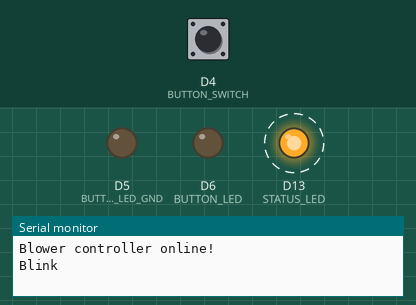
This sketch was run on a simulated Arduino Zero (SAMD21). Shown: output pins drawn as LEDs (lit = HIGH), the last lines printed to the serial monitor. Dashed ring = blinking. The inputs (shaded band) are chosen by the test bench; at power-on: D4 (BUTTON_SWITCH) HIGH. Pins used as bus, display or sensor lines are not drawn.

Above: at 1.2 s.
1.3 s: D4 (BUTTON_SWITCH) pulled LOW for 0.15 s
At 3.8 s:
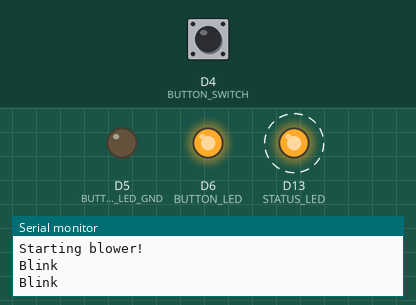
At 49.08 s:
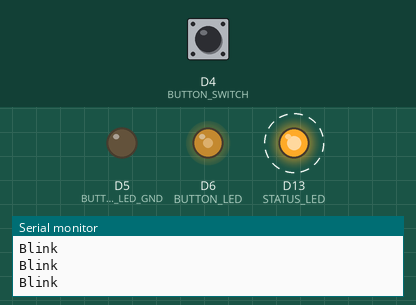
Timing chart, 0 to 50.7 s (numbered marks = the images above; inputs shaded):
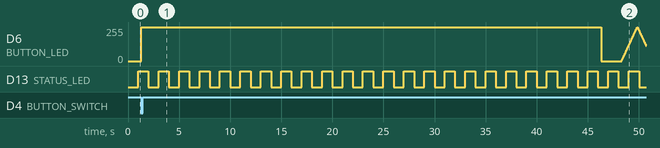

The sketch:

Blower_Controller.ino
```cpp
// (licence header left out)
//#include <avr/wdt.h> //We need watch dog for this program
//SAMD21 does not yet have WDT support under Arduino
#include <SimpleTimer.h> //https://github.com/jfturcot/SimpleTimer

//Hardware definitions
//-=-=-=-=-=-=-=-=-=-=-=-=-=-=-=-=-=-=-=-=-=-=-=-=-=-=-=
#define SSR_CONTROL 12

#define BUTTON_LED 6 //Needs to be PWM
#define BUTTON_LED_GND 5
#define BUTTON_SWITCH 4
#define BUTTON_SWITCH_GND 3

#define STATUS_LED 13
//-=-=-=-=-=-=-=-=-=-=-=-=-=-=-=-=-=-=-=-=-=-=-=-=-=-=-=

SimpleTimer timer;
long secondTimerID; //Keeps track of the blinking 'I'm alive' status LED

unsigned long blowerStarted; //millis time when the blower was started
#define MAX_RUN_TIME (45L * 1000L) //In ms, 45 seconds
//#define MAX_RUN_TIME (3L * 1000L) //Testing

unsigned long timeSinceLastFade; //Keeps track of off time between fades
#define MIN_TIME_BETWEEN_FADES 2000L //Amount of time to be off between fades

char systemState;
#define WAITING 'W'
#define BLOWING 'B'
#define FADING 'F'

int brightness = 0; //Keeps track of our fading LED
int fadeAmount = 5; //How many points to fade the LED by

void setup()
{
  //wdt_reset(); //Pet the dog
  //wdt_disable(); //We don't want the watchdog during init

  SerialUSB.begin(9600);

  pinMode(SSR_CONTROL, OUTPUT);
  digitalWrite(SSR_CONTROL, LOW); //Turn off blower

  pinMode(BUTTON_LED, OUTPUT);
  pinMode(BUTTON_LED_GND, OUTPUT);
  pinMode(BUTTON_SWITCH, INPUT_PULLUP);
  pinMode(BUTTON_SWITCH_GND, OUTPUT);
  pinMode(STATUS_LED, OUTPUT);

  digitalWrite(BUTTON_LED, LOW);
  digitalWrite(BUTTON_LED_GND, LOW);
  digitalWrite(BUTTON_SWITCH_GND, LOW);
  digitalWrite(STATUS_LED, LOW);

  secondTimerID = timer.setInterval(1000L, statusBlink); //Call statusBlink every 1000ms

  systemState = WAITING;
  timeSinceLastFade = millis();

  SerialUSB.println("Blower controller online!");

  //wdt_reset(); //Pet the dog
  //wdt_enable(WDTO_500MS); //Unleash the beast
}

void loop()
{
  //wdt_reset(); //Pet the dog
  timer.run(); //Update any timers we are running

  if (systemState == WAITING || systemState == FADING)
  {
    //Has anyone hit the button?
    if (digitalRead(BUTTON_SWITCH) == LOW)
    {
      SerialUSB.println("Starting blower!");

      digitalWrite(BUTTON_LED, HIGH); //Turn on button LED

      brightness = 0; //Reset brightness when the next fade happens

      systemState = BLOWING;

      //Turn on blower
      digitalWrite(SSR_CONTROL, HIGH);

      //Mark this time
      blowerStarted = millis();
    }

    //If we're are fading, update the LED
    if(systemState == FADING)
    {
      //Pulse LED up/down

      analogWrite(BUTTON_LED, brightness);
      delay(30); //Give the fade a chance to be seen

      //Change the brightness for next time through the loop
      brightness += fadeAmount;

      //Reverse the direction of the fading at the end of the fade
      if (brightness >= 255) fadeAmount = -fadeAmount;

      if(brightness < 0)
      {
        //We're done fading!
        systemState = WAITING;

        digitalWrite(BUTTON_LED, LOW); //Turn off LED

        brightness = 0;

        fadeAmount = -fadeAmount; //Make the fadeAmount positive again for next loop

        timeSinceLastFade = millis(); //Remember this moment
      }

    } //Done fading LED

  } //Done with Waiting/Fading
  else if (systemState == BLOWING)
  {
    //Has the timer expired?
    if (millis() - blowerStarted > MAX_RUN_TIME)
    {
      SerialUSB.println("Shut down!");

      //Turn off blower
      digitalWrite(SSR_CONTROL, LOW);

      //Turn off LED
      digitalWrite(BUTTON_LED, LOW);

      systemState = WAITING;
      timeSinceLastFade = millis(); //Reset the fade timer so it doesn't immediately start again
    }
  }

  //Has enough time passed since the last fade?
  if(millis() - timeSinceLastFade > MIN_TIME_BETWEEN_FADES)
  {
    if(systemState == WAITING) systemState = FADING;
  }
}

//When called, toggles the status LED
void statusBlink()
{
  SerialUSB.println("Blink");
  digitalWrite(STATUS_LED, !digitalRead(STATUS_LED));
}
```

Measured:
- by itself, D13 (STATUS_LED): alternates HIGH for 1.0 s and LOW for 1.0 s
